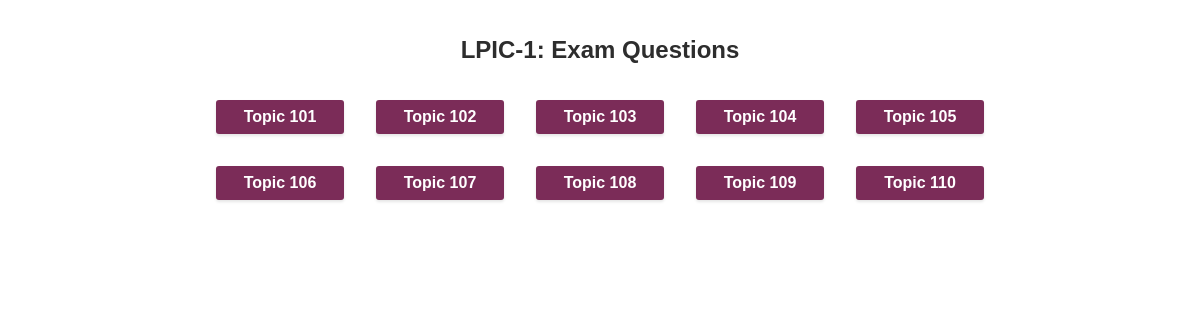
Page /exam/index.php on the committed database.
### tables this page shows
CREATE TABLE `categories` (
  `id` int(10) UNSIGNED NOT NULL,
  `cat` tinytext NOT NULL
);

### exam/output.php (called while the page is built, shortened)
<?php
class Output {
  private $client;
  function __construct($client) {
    $this->client = $client;
  }
  function template($filename, $data){
    $data = $data + array('client_uri' => $this->client);
    include $this->client . '/' . $filename;
  }
}
?>

### exam/index.php (called while the page is built, shortened)
<?php
include 'config.php';
include 'lang.php';
$pdo = new PDO("mysql:host=".$CONFIG['db_host'].";dbname=".$CONFIG['db_name'], $CONFIG['db_user'], $CONFIG['db_pass'], array(PDO::MYSQL_ATTR_INIT_COMMAND => "SET NAMES utf8"));
include 'model.php';
$model = new Model($pdo);
include 'output.php';
$output = new Output($CONFIG['client_dir']);
switch (strtolower($_SERVER['REQUEST_METHOD'])){
  case 'get':
    switch ($_GET['label']){
      default:
        $output->template("exam.php", array(
          'txt' => $LANG[$CONFIG['lang']],
          "categories" => $model->read_categories()
        ));
      break;
    }
  break;
}
?>

### exam/model.php (called while the page is built, shortened)
<?php
class Model {
  private $pdo;
  function __construct($pdo) {
    $this->pdo = $pdo;
  }
  function read_categories(){
    $sta = $this->pdo->prepare("SELECT `id`,`cat` AS name FROM `categories`");
    $sta->execute();
    $result = $sta->fetchAll(PDO::FETCH_ASSOC);
    return $result;
  }
}
?>

### exam/client/exam.php (the view, shortened to what this page needs)
<!DOCTYPE HTML>
<html>
<head>
<link rel="stylesheet" href="<?php echo $data['client_uri']; ?>/fonts.css">
<link rel="stylesheet" href="<?php echo $data['client_uri']; ?>/exam.css">
</head>
<body>
<div id="content">
<div id="top">
<h2><input type="button" id="menu-trigger" value="◀"><?php echo $data['txt']['header_title']; ?></h2>
<ul class="categories">
<?php foreach ( $data["categories"] as $cat ): ?>
<li><a href="#<?php echo $cat["name"]; ?>"><?php echo $data['txt']['label_topic']; ?> <?php echo $cat["name"]; ?></a></li>
<?php endforeach; ?>
</ul>
</div>
<div class="test_form" data-action="index.php?label=form"></div>
</div>
</body>
</html>

### exam/client/exam.css (style rules this page uses)
body { font-family: 'PT Sans', sans-serif; background-color: #fff; color: #2d2d2d; margin: 0; overflow-x: hidden; }
div#content { background-color: white; min-width: 100%; min-height: 100vh; position: relative; box-shadow: -5px 0 5px rgba(0,0,0,0.25); }
div#top { padding: 1em; max-width: 50em; margin: 0 auto; }
div#top h2 { text-align: center; color: #2d2d2d; }
ul.categories { list-style-type: none; padding: 0; display: flex; flex-wrap: wrap; justify-content: center; }
ul.categories li { background-color: #7b2c58; border-radius: 3px; box-shadow: 0 2px 3px rgba(0,0,0,0.1); text-align: center; padding: .5em 1em; }
div#content ul.categories li { margin: 1em; min-width: 6em; }
ul.categories li a { color: #fff; text-decoration: none; font-weight: bolder; }
div.test_form { padding: 1em; font-size: large; max-width: 50em; margin: 0 auto; }

### rows in the picture
categories: label_topic "Topic", cat "101"
categories: label_topic "Topic", cat "102"
categories: label_topic "Topic", cat "103"
categories: label_topic "Topic", cat "104"
categories: label_topic "Topic", cat "105"
categories: label_topic "Topic", cat "106"
categories: label_topic "Topic", cat "107"
categories: label_topic "Topic", cat "108"
categories: label_topic "Topic", cat "109"
categories: label_topic "Topic", cat "110"

### other values in the picture
$data['txt']['header_title'] "LPIC-1: Exam Questions"
